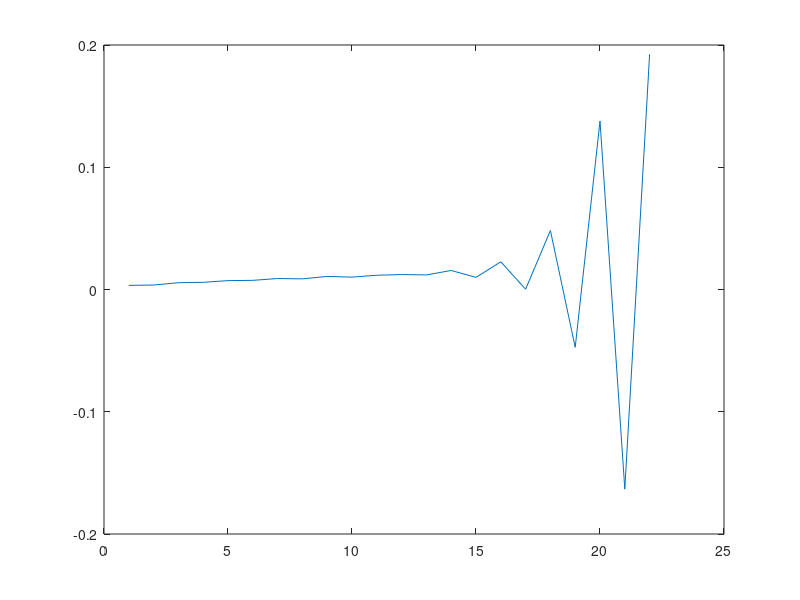

Reproduce this figure in MATLAB.
PointData=[-4.25 -0.86;
    -4.2433696 -0.84163463;
    -4.2301059 -0.82736713
    -4.2045102 -0.81022358;
    -4.1609836 -0.78776914;
    -4.1149497 -0.76848233;
    -4.0619631 -0.75022006;
    -4.0002766 -0.73098207;
    -3.9361169 -0.71247947;
    -3.8466312 -0.68906379;
    -3.7757561 -0.67214936;
    -3.6955552 -0.65355361;
    -3.6014352 -0.63305801;
    -3.5060582 -0.61331832;
    -3.4079154 -0.5935216;
    -3.301528 -0.57324749;
    -3.1910446 -0.55269537;
    -3.0996954 -0.53620505;
    -2.99897841 -0.51841462;
    -2.8941016 -0.5004012;
    -2.7809644 -0.48136303
    -2.6896918 -0.46631342;
    -2.6170125 -0.45432958;
    -2.5283842 -0.44025692;
    -2.4457848 -0.42714942;
    -2.3648608 -0.4143562;
    -2.2826445 -0.40175346;
    -2.201365 -0.38929427;
    -2.115325 -0.37610537];
PointData(:,1)=PointData(:,1)-(-4.25);
PointData(:,2)=PointData(:,2)-(-0.86);

nn=length(PointData(:,1));
PointX=PointData(2:nn,1);
PointY=PointData(2:nn,2);

PointA=[-2.10921 -0.699441]'-[-4.25 -0.86]';
k_zita=PointA(2)/PointA(1);

zita=0.07586201:0.1:2.2;
mm=length(zita);

C=zeros(nn-1,mm);
for i=1:nn-1
   for j=1:mm
       
%        theta=atan((PointY(i)-k_zita*zita(j))/(PointX(i)-zita(j)));
%        if (PointX(i)-zita(j))<0
%            theta=theta+pi;
%        end
       
     C(i,j)=(PointY(i)-k_zita*zita(j))/((PointX(i)-zita(j))^2+(PointY(i)-k_zita*zita(j))^2);
     %C(i,j)=theta;
   end
end

m=(C'*C)^-1*C'*PointY;
plot(m)